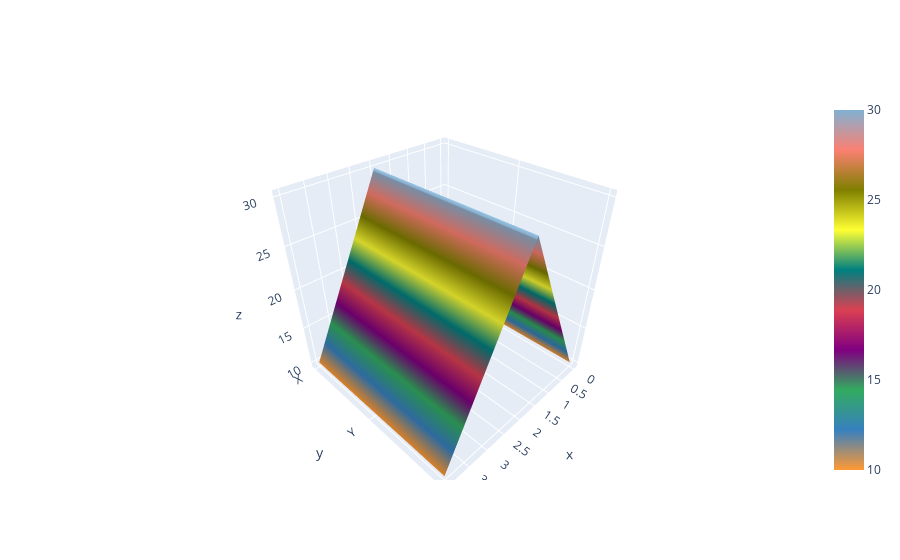

Notebook code for this chart:
### Code cell
df3.iplot(kind='surface')

### Figure 1 — Plotly figure (JSON) as saved in the notebook; plotly's stock layout.template omitted (floating-point values rounded to 4 significant figures)
{"data": [{"colorscale": [[0, "rgb(255, 153, 51)"], [0.1111, "rgb(55, 128, 191)"], [0.2222, "rgb(50, 171, 96)"], [0.3333, "rgb(128, 0, 128)"], [0.4444, "rgb(219, 64, 82)"], [0.5556, "rgb(0, 128, 128)"], [0.6667, "rgb(255, 255, 51)"], [0.7778, "rgb(128, 128, 0)"], [0.8889, "rgb(251, 128, 114)"], [1, "rgb(128, 177, 211)"]], "type": "surface", "x": [0, 1, 2, 3, 4], "y": ["X", "Y", "Z"], "z": [[10, 20, 30, 20, 10], [10, 20, 30, 20, 10], [10, 20, 30, 20, 10]]}], "layout": {"legend": {"bgcolor": "#FFFFFF", "font": {"color": "#4D5663"}}, "paper_bgcolor": "#FFFFFF", "plot_bgcolor": "#FFFFFF", "title": {"font": {"color": "#4D5663"}}, "xaxis": {"gridcolor": "#E1E5ED", "showgrid": true, "tickfont": {"color": "#4D5663"}, "title": {"font": {"color": "#4D5663"}, "text": ""}, "zerolinecolor": "#E1E5ED"}, "yaxis": {"gridcolor": "#E1E5ED", "showgrid": true, "tickfont": {"color": "#4D5663"}, "title": {"font": {"color": "#4D5663"}, "text": ""}, "zerolinecolor": "#E1E5ED"}}}
